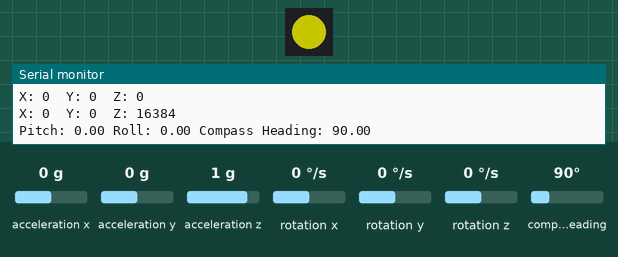
Bench run of a sketch on a simulated Arduino Uno, built with avr-gcc and run on an emulated ATmega328P. On the bench: 1 RGB LEDs in strip order, left to right, the last lines printed to the serial monitor. The test bench sets the inputs (shaded band); at power-on: compass heading 90°, acceleration x 0 g, acceleration y 0 g, acceleration z 1 g, rotation x 0 °/s, rotation y 0 °/s, rotation z 0 °/s. Dim RGB values are drawn brighter than linear.

Above: at 4.2 s.
4.3 s: compass heading set to 47°
5.8 s: compass heading set to 39°
At 6.6 s:
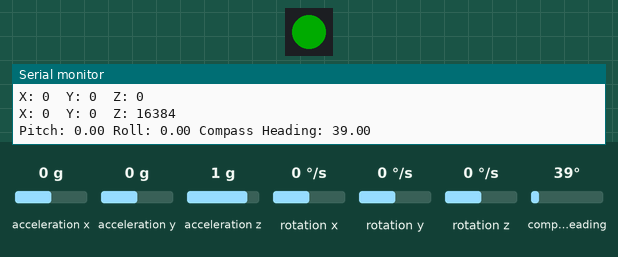
7.3 s: compass heading set to 180°
At 8.5 s:
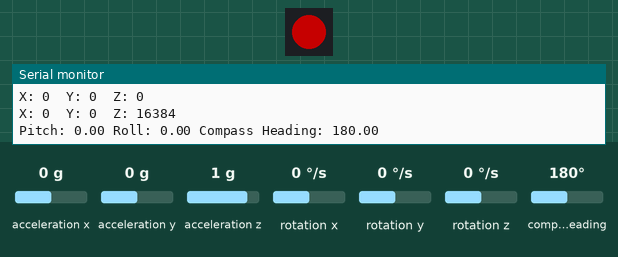
8.8 s: compass heading set to 221°
10.3 s: compass heading set to 229°
At 11.5 s:
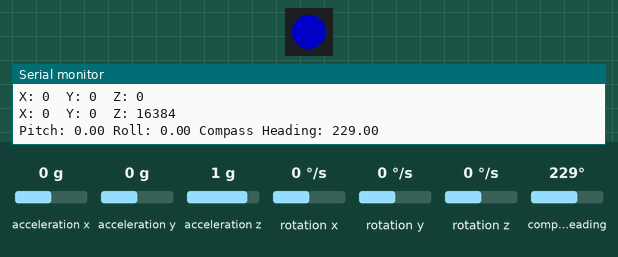
11.8 s: compass heading set to 7°
At 12.8 s:
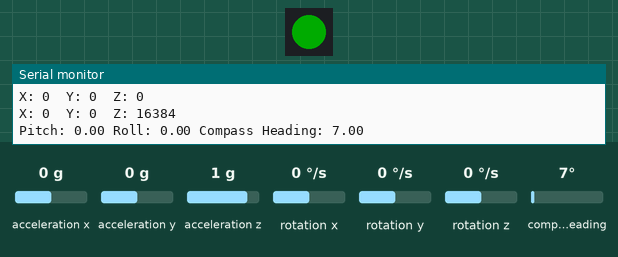
Timing chart, 0 to 14.4 s (numbered marks = the images above; inputs shaded):
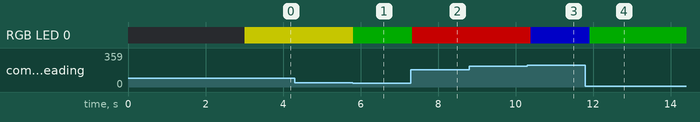

The sketch:

compass_test_v0_0_1.ino
```cpp
#include <FastLED.h>
#include <Wire.h>
#include <LSM303.h>
#include <math.h>

#define NUM_LEDS 1
// data piin that led data will be written out over
#define DATA_PIN 17

LSM303 compass;
CRGB leds[NUM_LEDS];

void setup() {
	// sanity check delay - allows reprogramming if accidently blowing power w/leds
	delay(2000);
	Serial.begin(115200);
	Wire.begin();
	compass.init();
	compass.enableDefault();
	/*
	Calibration values; the default values of +/-32767 for each axis
	lead to an assumed magnetometer bias of 0. Use the Calibrate example
	program to determine appropriate values for your particular unit.
	*/
	compass.m_min = (LSM303::vector<int16_t>)
	{
		-417, -942, -178
	};
	compass.m_max = (LSM303::vector<int16_t>)
	{
		+663, +152, +815
	};
	// setup neopixels
	FastLED.addLeds<WS2812B, DATA_PIN, GRB>(leds, NUM_LEDS);
	fill_solid ( &(leds[0]), NUM_LEDS, CRGB::Black);
	FastLED.show();
	delay(1000);
	FastLED.setBrightness(96);
}
void loop(void)
{
	/* Get a new sensor event */
	compass.read();
	double heading = compass.heading();
	float roll = atan(compass.a.y/sqrt(pow(compass.a.z,2)+pow(compass.a.z,2)))*(180/PI);
	float pitch = atan(compass.a.x/sqrt(pow(compass.a.y,2)+pow(compass.a.z,2)))*(180/PI);

	Serial.print("X: ");
	Serial.print(compass.m.x);
	Serial.print("  ");
	Serial.print("Y: ");
	Serial.print(compass.m.y);
	Serial.print("  ");
	Serial.print("Z: ");
	Serial.println(compass.m.z);

	/* Display the results (acceleration is measured in m/s^2) */
	Serial.print("X: ");
	Serial.print(compass.a.x);
	Serial.print("  ");
	Serial.print("Y: ");
	Serial.print(compass.a.y);
	Serial.print("  ");
	Serial.print("Z: ");
	Serial.println(compass.a.z);
	/* Display calculated results */
	Serial.print("Pitch: ");
	Serial.print(pitch);
	Serial.print(" Roll: ");
	Serial.print(roll);
	Serial.print(" Compass Heading: ");
	Serial.println(compass.heading());

	if (heading >=315 && heading <360){
		leds[0] = CRGB::Green;
	}
	if (heading >= 0 && heading <45) {
		leds[0] = CRGB::Green;
	}
	if (heading >=45 && heading <135) {
		leds[0] = CRGB::Yellow;
	}
	if (heading >=135 && heading <225) {
		leds[0] = CRGB::Red;
	}
	if (heading >=225 && heading <315) {
		leds[0] = CRGB::Blue;
	}

	FastLED.show();
	FastLED.delay(250);
}
```

Measured:
- the behaviour switches between 45 and 44° on compass heading (found by bisection; images 0 and 1)
- the behaviour switches between 224 and 225° on compass heading (found by bisection; images 2 and 3)
- after the input at 5.8 s, RGB LED 0: RGB(96, 96, 0) → RGB(0, 48, 0) at once
- after the input at 7.3 s, RGB LED 0: RGB(0, 48, 0) → RGB(96, 0, 0) at once
- after the input at 10.3 s, RGB LED 0: RGB(96, 0, 0) → RGB(0, 0, 96) after 0.09 s
- after the input at 11.8 s, RGB LED 0: RGB(0, 0, 96) → RGB(0, 48, 0) after 0.12 s
